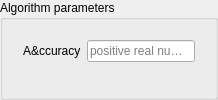
       <widget class="QGroupBox" name="algoParamsGroup">
        <property name="sizePolicy">
         <sizepolicy hsizetype="Preferred" vsizetype="Expanding">
          <horstretch>0</horstretch>
          <verstretch>0</verstretch>
         </sizepolicy>
        </property>
        <property name="title">
         <string>Algorithm parameters</string>
        </property>
        <layout class="QGridLayout" name="gridLayout_5">
         <item row="0" column="0">
          <widget class="QStackedWidget" name="stackedWidgetAlgo">
           <property name="sizePolicy">
            <sizepolicy hsizetype="Preferred" vsizetype="Preferred">
             <horstretch>0</horstretch>
             <verstretch>0</verstretch>
            </sizepolicy>
           </property>
           <property name="currentIndex">
            <number>2</number>
           </property>
           <widget class="QWidget" name="page_MC"/>
           <widget class="QWidget" name="page_DC"/>
           <widget class="QWidget" name="page_MDC">
            <layout class="QGridLayout" name="gridLayout_3">
             <item row="0" column="0">
              <layout class="QFormLayout" name="formLayout_11">
               <item row="0" column="0">
                <widget class="QLabel" name="dmcEpsilonLabel">
                 <property name="text">
                  <string>A&amp;ccuracy</string>
                 </property>
                 <property name="buddy">
                  <cstring>zOffsetEdit</cstring>
                 </property>
                </widget>
               </item>
               <item row="0" column="1">
                <widget class="QLineEdit" name="dmcEpsilonEdit">
                 <property name="sizePolicy">
                  <sizepolicy hsizetype="Preferred" vsizetype="Fixed">
                   <horstretch>0</horstretch>
                   <verstretch>0</verstretch>
                  </sizepolicy>
                 </property>
                 <property name="text">
                  <string/>
                 </property>
                 <property name="placeholderText">
                  <string>positive real number</string>
                 </property>
                </widget>
               </item>
              </layout>
             </item>
            </layout>
           </widget>
          </widget>
         </item>
        </layout>
       </widget>
